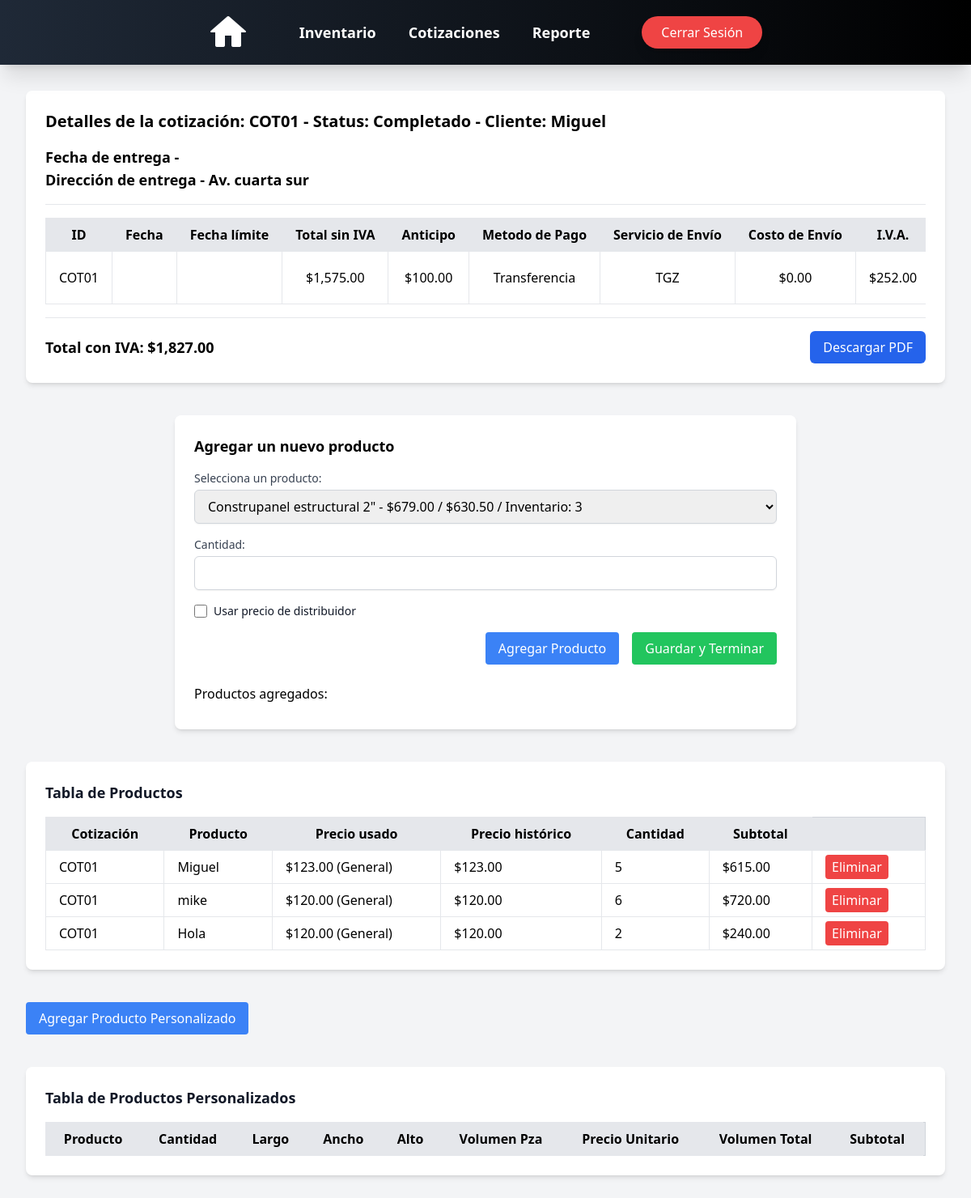
The app's page /quotes/details/COT01/ (signed in) with its own data.
### cotizaciones/models.py (models this page shows, shortened)
class Cotizaciones(models.Model):
    id = models.CharField(max_length=10, primary_key=True, unique=True, blank=False, null=False)
    cliente = models.CharField(max_length=50, blank=False, null=True)
    telefono = models.IntegerField(blank=False, null=True)
    fecha = models.DateField(auto_now=False, auto_now_add=False)
    fecha_propuesta = models.DateField(auto_now=False, auto_now_add=False)
    fecha_entrega = models.DateField(auto_now=False, auto_now_add=False, null=True, blank=True)
    direccion_entrega = models.CharField(max_length=50, default='Pendiente')
    servicio_envio = models.CharField(max_length=100, default="TGZ")
    costo_envio = models.DecimalField(max_digits=10, decimal_places=2, blank=False, null=True, default=0)
    total = models.DecimalField(max_digits=10, decimal_places=2, default=0.0)  # Total sin IVA
    total_Civa = models.DecimalField(max_digits=10, decimal_places=2, default=0.0)
    status = models.CharField(max_length=20, blank=False, null=False, default='Pendiente')
    anticipo = models.DecimalField(max_digits=10, decimal_places=2, default=0.0)
    restante = models.DecimalField(max_digits=10, decimal_places=2, default=0.0)
    metodo_pago = models.CharField(max_length=20, null=False, default='No')
    iva = models.DecimalField(max_digits=10, decimal_places=2, default=0.0)
    def __str__(self):
        return str(self.id)

class CotizacionProduct(models.Model):
    cotizacion_id = models.ForeignKey(Cotizaciones, on_delete=models.CASCADE, related_name='cotizaciones')
    product_id = models.ForeignKey(Product, on_delete=models.CASCADE)
    cantidad = models.IntegerField(default=1)
    phistorico = models.DecimalField(max_digits=10, decimal_places=2, default=0.0)
    subtotal = models.DecimalField(max_digits=10, decimal_places=2, default=0.0)
    usar_precio_distribuidor = models.BooleanField(default=False)

### products/models.py (models this page shows, shortened)
class Product(models.Model):
    nombre = models.CharField(max_length=50, blank=True, null=False)
    descripcion = models.CharField(max_length=100, blank=True, null=False)
    categoria = models.CharField(max_length=50, blank=True, null=False)
    largo = models.DecimalField(max_digits=5, decimal_places=2, blank=True, null=True, default=0)
    ancho = models.DecimalField(max_digits=5, decimal_places=2, blank=True, null=True, default=0)
    alto = models.DecimalField(max_digits=5, decimal_places=2, blank=True, null=True, default=0)
    volumen = models.FloatField(blank=True, null=True, default=0)
    volumen_total = models.FloatField(blank=True, null=True, default=0)
    unidad = models.CharField(max_length=50, blank=True, null=False)
    inventario = models.IntegerField(blank=True, null=True)
    precio_general = models.DecimalField(max_digits=10, decimal_places=2, blank=True, null=False)
    precio_distribuidor = models.DecimalField(max_digits=10, decimal_places=2, blank=True, null=True)
    otro = BooleanField(default=False)
    imagen = models.ImageField(upload_to='images_products/', blank=True, null=True)
    thumbnail = models.ImageField(upload_to='thumbs', blank=True, null=True, editable=True)

### cotizaciones/views.py (the view)
# urls.py: path('details/<str:id>/', details_view, name='details'),
def details_view(request, id):
    cotizacion = get_object_or_404(Cotizaciones, id=id)
    cotProduct = CotizacionProduct.objects.filter(cotizacion_id=cotizacion)
    productNormal = cotProduct.filter(product_id__otro=False)
    productPersonalizado = cotProduct.filter(product_id__otro=True)
    products = Product.objects.filter(otro=False)
    def formatear_fecha(fecha):
        if fecha:  # Verifica que la fecha no sea None
            if isinstance(fecha, datetime):
                return format_date(fecha, format="EEEE d 'de' MMMM 'del' y", locale='es')
            else:
                return format_date(datetime(fecha.year, fecha.month, fecha.day), format="EEEE d 'de' MMMM 'del' y",
                                   locale='es')
        return None
    def formato_moneda(valor):
        return "{:,.2f}".format(valor)
    cotizacion.fecha = formatear_fecha(cotizacion.fecha)
    cotizacion.fecha_propuesta = formatear_fecha(cotizacion.fecha_propuesta)
    cotizacion.fecha_entrega = formatear_fecha(cotizacion.fecha_entrega)
    cotizacion.costo_envio = formato_moneda(cotizacion.costo_envio)
    cotizacion.total = formato_moneda(cotizacion.total)
    cotizacion.total_Civa = formato_moneda(cotizacion.total_Civa)
    cotizacion.anticipo = formato_moneda(cotizacion.anticipo)
    cotizacion.restante = formato_moneda(cotizacion.restante)
    cotizacion.iva = formato_moneda(cotizacion.iva)
    qr_image = generate_qr(cotizacion.direccion_entrega)
    context = {
        'cotizaciones': cotizacion,
        'cotProduct': productNormal,
        'productOtro': productPersonalizado,
        'products': products,
        'qr_image': qr_image,
    }
    return render(request, 'quotes/details.html', context)

### cotizaciones/templatetags/custom_filters.py (called while the page is built)
@register.filter(name='moneda')
def moneda(value):
    if isinstance(value, Decimal):
        return "{:,.2f}".format(value)
    return value

### cotizaciones/views.py (called while the page is built)
def generate_qr(direccion):
    qr = qrcode.make(direccion)
    qr_image = BytesIO()
    qr.save(qr_image, format='PNG')
    qr_image.seek(0)
    return qr_image

### users/context_processors.py (called while the page is built)
def empleado_context(request):
    if request.user.is_authenticated:
        empleado = request.user.groups.filter(name='Empleado').exists()
    else:
        empleado = False  # Si no está autenticado, no es parte del grupo
    return {'empleado': empleado}

### templates/quotes/details.html (shortened to what this page needs)
{% load static %}
<!DOCTYPE html>
<html lang="es">
<head>
    <link rel="stylesheet" href="https://cdn.jsdelivr.net/npm/choices.js/public/assets/styles/choices.min.css">
    <script src="https://cdn.tailwindcss.com"></script>
</head>
<body class="bg-gray-100 p-8">
    {% include 'nav_bar.html' %}
    {% if request.user.is_authenticated %}
        <div class="animate__animated animate__fadeIn">
        {% include 'quotes/quote_details.html' %}
        {% include 'quotes/add_product_form.html' %}
        {% include 'quotes/products_table.html' %}
        {% include 'quotes/custom_product_form.html' %}
        {% include 'quotes/custom_products_table.html' %}
    {% else %}
        <div class="flex flex-col items-center justify-center min-h-screen text-center">
            <h2 class="text-2xl font-semibold text-gray-700">No está autenticado</h2>
            <a href="{% url 'login' %}" class="mt-4 bg-blue-600 text-white px-4 py-2 rounded-lg hover:bg-blue-700 transition">Iniciar sesión</a>
        </div>
    {% endif %}
    </div>
</body>
</html>

### templates/quotes/quote_details.html (shortened to what this page needs)
{% load static %}
<div class="bg-white p-6 rounded-lg shadow-md mt-20 overflow-x-auto">
    <h1 class="text-xl font-bold mb-4">Detalles de la cotización: {{ cotizaciones.id }} - Status: {{ cotizaciones.status }} - Cliente: {{ cotizaciones.cliente }}</h1>
    {% if cotizaciones.fecha_entrega != None %}
        <p class="text-lg font-semibold">Fecha de entrega - {{ cotizaciones.fecha_entrega }}</p>
    {% endif %}
    {% if cotizaciones.direccion_entrega != "Pendiente" %}
        <p class="text-lg font-semibold">Dirección de entrega - {{ cotizaciones.direccion_entrega }}</p>
    {% endif %}
     <hr class="my-4">
    <div class="overflow-x-auto">
        <table class="w-full border-collapse border border-gray-300 min-w-max">
            <thead>
            <tr class="bg-gray-200">
                <th class="border px-4 py-2">ID</th>
                <th class="border px-4 py-2">Fecha</th>
                <th class="border px-4 py-2">Fecha límite</th>
                <th class="border px-4 py-2">Total sin IVA</th>
                <th class="border px-4 py-2">Anticipo</th>
                <th class="border px-4 py-2">Metodo de Pago</th>
                <th class="border px-4 py-2">Servicio de Envío</th>
                <th class="border px-4 py-2">Costo de Envío</th>
                <th class="border px-4 py-2">I.V.A.</th>
            </tr>
            </thead>
            <tbody>
            <tr class="text-center">
                <td class="border px-4 py-2">{{ cotizaciones.id }}</td>
                <td class="border px-4 py-2">{{ cotizaciones.fecha }}</td>
                <td class="border px-4 py-2">{{ cotizaciones.fecha_propuesta }}</td>
                <td class="border px-4 py-2">${{ cotizaciones.total }}</td>
                <td class="border px-4 py-2">${{ cotizaciones.anticipo }}</td>
                <td class="border px-4 py-2">{{ cotizaciones.metodo_pago }}</td>
                <td class="border px-4 py-2">{{ cotizaciones.servicio_envio }}</td>
                <td class="border px-4 py-2">${{ cotizaciones.costo_envio }}</td>
                <td class="border px-4 py-2">${{ cotizaciones.iva }}</td>
            </tr>
            </tbody>
        </table>
    </div>
    <hr class="my-4">
   <div class="flex flex-col md:flex-row justify-between items-center mt-4">
        <p class="text-lg font-semibold">Total con IVA: <span id="total_con_iva">${{ cotizaciones.total_Civa }}</span></p>
        <a href="{% url 'generate_quote_pdf' cotizaciones.id %}"
        class="bg-blue-600 text-white px-4 py-2 rounded-md hover:bg-blue-700 transition mt-4 md:mt-0">Descargar PDF</a>
    </div>
</div>

### templates/quotes/products_table.html
{% load custom_filters %}
<div class="bg-white p-6 rounded-lg shadow-md mt-10">
    <h2 class="text-lg font-semibold text-gray-900 mb-4">Tabla de Productos</h2>
    <table id="tabla-productos" class="w-full border-collapse border border-gray-300">
        <thead>
            <tr class="bg-gray-200">
                <th class="border px-4 py-2">Cotización</th>
                <th class="border px-4 py-2">Producto</th>
                <th class="border px-4 py-2">Precio usado</th>
                <th class="border px-4 py-2">Precio histórico</th>
                <th class="border px-4 py-2">Cantidad</th>
                <th class="border px-4 py-2">Subtotal</th>
                <th></th>
            </tr>
        </thead>
        <tbody>
            {% for cotizacionPro in cotProduct %}
            <tr>
                <td class="border px-4 py-2">{{ cotizacionPro.cotizacion_id }}</td>
                <td class="border px-4 py-2">{{ cotizacionPro.product_id.nombre }}</td>
                <td class="border px-4 py-2">
                    {% if cotizacionPro.usar_precio_distribuidor %}
                        ${{ cotizacionPro.product_id.precio_distribuidor }} (Distribuidor)
                    {% else %}
                        ${{ cotizacionPro.product_id.precio_general }} (General)
                    {% endif %}
                </td>
                <td class="border px-4 py-2">${{ cotizacionPro.phistorico }}</td>
                <td class="border px-4 py-2">{{ cotizacionPro.cantidad }}</td>
                <td class="border px-4 py-2">${{ cotizacionPro.subtotal|moneda }}</td>
                <td class="border px-4 py-2">
                    <a href="{% url 'delete_product_from_quote' cotizacionPro.id %}" class="bg-red-500 text-white px-2 py-1 rounded delete-product">Eliminar</a>
                </td>
            </tr>
            {% endfor %}
        </tbody>
    </table>
</div>

### records on screen
Cotizaciones: id "COT01", status "Completado", cliente "Miguel", direccion_entrega "Av. cuarta sur", total "1,575.00", anticipo "100.00", metodo_pago "Transferencia", servicio_envio "TGZ", costo_envio "0.00", iva "252.00", total_Civa "1,827.00"
CotizacionProduct: cotizacion_id "COT01", product_id.nombre "Miguel", product_id.precio_general "123.00", phistorico "123.00", cantidad "5", subtotal|moneda "615.00"
CotizacionProduct: cotizacion_id "COT01", product_id.nombre "mike", product_id.precio_general "120.00", phistorico "120.00", cantidad "6", subtotal|moneda "720.00"
CotizacionProduct: cotizacion_id "COT01", product_id.nombre "Hola", product_id.precio_general "120.00", phistorico "120.00", cantidad "2", subtotal|moneda "240.00"

### other values on screen
form field producto "Construpanel estructural 2\" - $679.00 / $630.50 / Inventario: 3"
